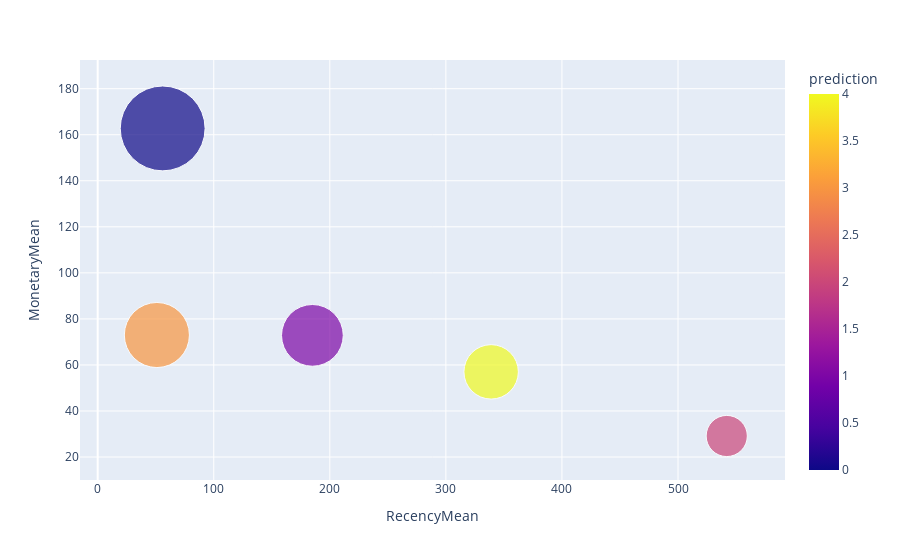

The notebook cell this image was saved under:
### Code cell
import plotly.express as px

fig = px.scatter(rfm_agg_pd2, x="RecencyMean", y="MonetaryMean", size="FrequencyMean", color="prediction",
           hover_name="prediction", size_max = 60) 

plt.savefig('outputs/Kmeans Unsupervised Segments Scatter (Pyspark).png')
fig.show()

### Figure 1 — Plotly figure (JSON) as saved in the notebook; plotly's stock layout.template omitted (floating-point values rounded to 4 significant figures)
{"data": [{"hovertemplate": "<b>%{hovertext}</b><br><br>RecencyMean=%{x}<br>MonetaryMean=%{y}<br>FrequencyMean=%{marker.size}<br>prediction=%{marker.color}<extra></extra>", "hovertext": [0, 1, 2, 3, 4], "legendgroup": "", "marker": {"color": [0, 1, 2, 3, 4], "coloraxis": "coloraxis", "size": [17, 9, 4, 10, 7], "sizemode": "area", "sizeref": 0.004722, "symbol": "circle"}, "mode": "markers", "name": "", "orientation": "v", "showlegend": false, "type": "scatter", "x": [56, 185, 542, 51, 339], "xaxis": "x", "y": [162.7, 72.85, 29.14, 73, 57], "yaxis": "y"}], "layout": {"coloraxis": {"colorbar": {"title": {"text": "prediction"}}, "colorscale": [[0, "#0d0887"], [0.1111, "#46039f"], [0.2222, "#7201a8"], [0.3333, "#9c179e"], [0.4444, "#bd3786"], [0.5556, "#d8576b"], [0.6667, "#ed7953"], [0.7778, "#fb9f3a"], [0.8889, "#fdca26"], [1, "#f0f921"]]}, "legend": {"itemsizing": "constant", "tracegroupgap": 0}, "margin": {"t": 60}, "xaxis": {"anchor": "y", "domain": [0, 1], "title": {"text": "RecencyMean"}}, "yaxis": {"anchor": "x", "domain": [0, 1], "title": {"text": "MonetaryMean"}}}}
